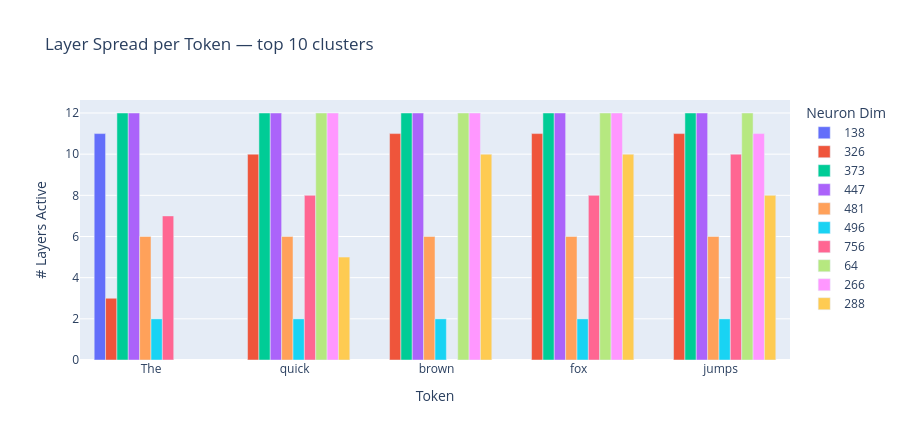

The notebook cell saved with this chart:
### Markdown cell above
## Section 8 — Layer spread per token

### Code cell
if not NNSIGHT_AVAILABLE:
    print("Skipping - nnsight not available")
else:
    top_dim_set = set(top_clusters["source_index"].astype(int).tolist())
    plot_data = []
    for tok_idx in range(SEQ_LEN):
        tok_sub = df[(df["token_idx"] == tok_idx) & df["source_index"].isin(top_dim_set)]
        for src, grp in tok_sub.groupby("source_index"):
            plot_data.append({"token_str": TOKEN_STRS[tok_idx],
                               "source_index": str(int(src)),
                               "layer_count": int(grp["layer_idx"].nunique())})
    cdf = pd.DataFrame(plot_data)
    if not cdf.empty:
        fig = px.bar(cdf, x="token_str", y="layer_count", color="source_index", barmode="group",
                     title=f"Layer Spread per Token — top {TOP_N_CLUSTERS} clusters",
                     labels={"token_str":"Token","layer_count":"# Layers Active","source_index":"Neuron Dim"},
                     height=440)
        fig.show()

### Figure 1 — Plotly figure (JSON) as saved in the notebook; plotly's stock layout.template omitted (floating-point values rounded to 4 significant figures)
{"data": [{"alignmentgroup": "True", "hovertemplate": "Neuron Dim=138<br>Token=%{x}<br># Layers Active=%{y}<extra></extra>", "legendgroup": "138", "marker": {"color": "#636efa", "pattern": {"shape": ""}}, "name": "138", "offsetgroup": "138", "orientation": "v", "showlegend": true, "textposition": "auto", "type": "bar", "x": ["The"], "xaxis": "x", "y": [11], "yaxis": "y"}, {"alignmentgroup": "True", "hovertemplate": "Neuron Dim=326<br>Token=%{x}<br># Layers Active=%{y}<extra></extra>", "legendgroup": "326", "marker": {"color": "#EF553B", "pattern": {"shape": ""}}, "name": "326", "offsetgroup": "326", "orientation": "v", "showlegend": true, "textposition": "auto", "type": "bar", "x": ["The", " quick", " brown", " fox", " jumps"], "xaxis": "x", "y": [3, 10, 11, 11, 11], "yaxis": "y"}, {"alignmentgroup": "True", "hovertemplate": "Neuron Dim=373<br>Token=%{x}<br># Layers Active=%{y}<extra></extra>", "legendgroup": "373", "marker": {"color": "#00cc96", "pattern": {"shape": ""}}, "name": "373", "offsetgroup": "373", "orientation": "v", "showlegend": true, "textposition": "auto", "type": "bar", "x": ["The", " quick", " brown", " fox", " jumps"], "xaxis": "x", "y": [12, 12, 12, 12, 12], "yaxis": "y"}, {"alignmentgroup": "True", "hovertemplate": "Neuron Dim=447<br>Token=%{x}<br># Layers Active=%{y}<extra></extra>", "legendgroup": "447", "marker": {"color": "#ab63fa", "pattern": {"shape": ""}}, "name": "447", "offsetgroup": "447", "orientation": "v", "showlegend": true, "textposition": "auto", "type": "bar", "x": ["The", " quick", " brown", " fox", " jumps"], "xaxis": "x", "y": [12, 12, 12, 12, 12], "yaxis": "y"}, {"alignmentgroup": "True", "hovertemplate": "Neuron Dim=481<br>Token=%{x}<br># Layers Active=%{y}<extra></extra>", "legendgroup": "481", "marker": {"color": "#FFA15A", "pattern": {"shape": ""}}, "name": "481", "offsetgroup": "481", "orientation": "v", "showlegend": true, "textposition": "auto", "type": "bar", "x": ["The", " quick", " brown", " fox", " jumps"], "xaxis": "x", "y": [6, 6, 6, 6, 6], "yaxis": "y"}, {"alignmentgroup": "True", "hovertemplate": "Neuron Dim=496<br>Token=%{x}<br># Layers Active=%{y}<extra></extra>", "legendgroup": "496", "marker": {"color": "#19d3f3", "pattern": {"shape": ""}}, "name": "496", "offsetgroup": "496", "orientation": "v", "showlegend": true, "textposition": "auto", "type": "bar", "x": ["The", " quick", " brown", " fox", " jumps"], "xaxis": "x", "y": [2, 2, 2, 2, 2], "yaxis": "y"}, {"alignmentgroup": "True", "hovertemplate": "Neuron Dim=756<br>Token=%{x}<br># Layers Active=%{y}<extra></extra>", "legendgroup": "756", "marker": {"color": "#FF6692", "pattern": {"shape": ""}}, "name": "756", "offsetgroup": "756", "orientation": "v", "showlegend": true, "textposition": "auto", "type": "bar", "x": ["The", " quick", " fox", " jumps"], "xaxis": "x", "y": [7, 8, 8, 10], "yaxis": "y"}, {"alignmentgroup": "True", "hovertemplate": "Neuron Dim=64<br>Token=%{x}<br># Layers Active=%{y}<extra></extra>", "legendgroup": "64", "marker": {"color": "#B6E880", "pattern": {"shape": ""}}, "name": "64", "offsetgroup": "64", "orientation": "v", "showlegend": true, "textposition": "auto", "type": "bar", "x": [" quick", " brown", " fox", " jumps"], "xaxis": "x", "y": [12, 12, 12, 12], "yaxis": "y"}, {"alignmentgroup": "True", "hovertemplate": "Neuron Dim=266<br>Token=%{x}<br># Layers Active=%{y}<extra></extra>", "legendgroup": "266", "marker": {"color": "#FF97FF", "pattern": {"shape": ""}}, "name": "266", "offsetgroup": "266", "orientation": "v", "showlegend": true, "textposition": "auto", "type": "bar", "x": [" quick", " brown", " fox", " jumps"], "xaxis": "x", "y": [12, 12, 12, 11], "yaxis": "y"}, {"alignmentgroup": "True", "hovertemplate": "Neuron Dim=288<br>Token=%{x}<br># Layers Active=%{y}<extra></extra>", "legendgroup": "288", "marker": {"color": "#FECB52", "pattern": {"shape": ""}}, "name": "288", "offsetgroup": "288", "orientation": "v", "showlegend": true, "textposition": "auto", "type": "bar", "x": [" quick", " brown", " fox", " jumps"], "xaxis": "x", "y": [5, 10, 10, 8], "yaxis": "y"}], "layout": {"barmode": "group", "height": 440, "legend": {"title": {"text": "Neuron Dim"}, "tracegroupgap": 0}, "title": {"text": "Layer Spread per Token — top 10 clusters"}, "xaxis": {"anchor": "y", "domain": [0.0, 1.0], "title": {"text": "Token"}}, "yaxis": {"anchor": "x", "domain": [0.0, 1.0], "title": {"text": "# Layers Active"}}}}
